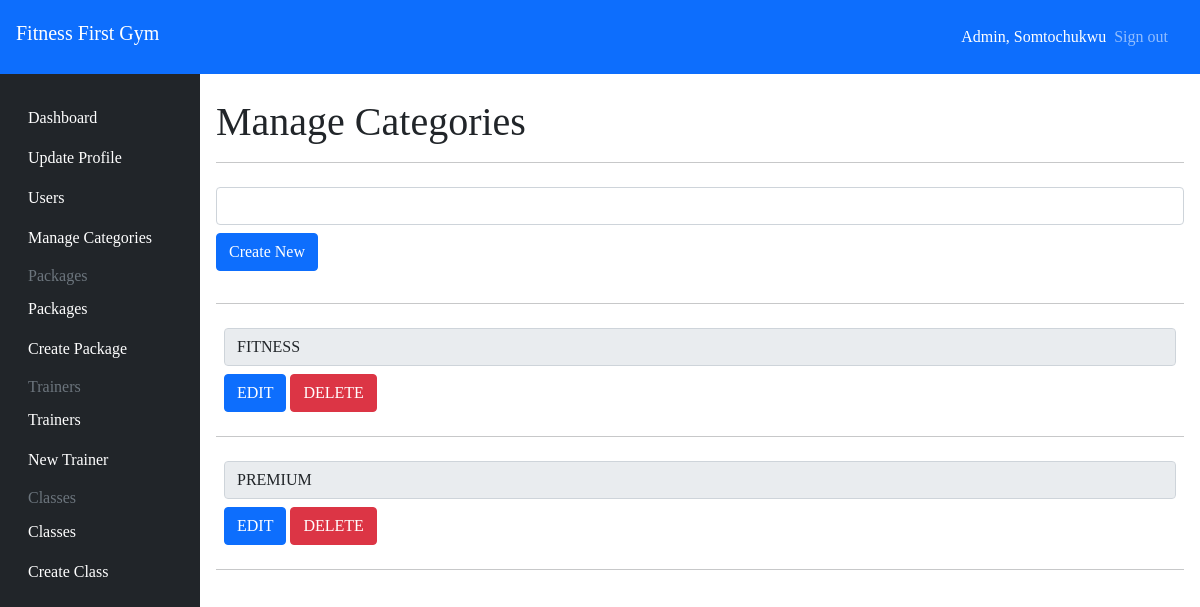
The app's page /admin/categories (signed in), older data.
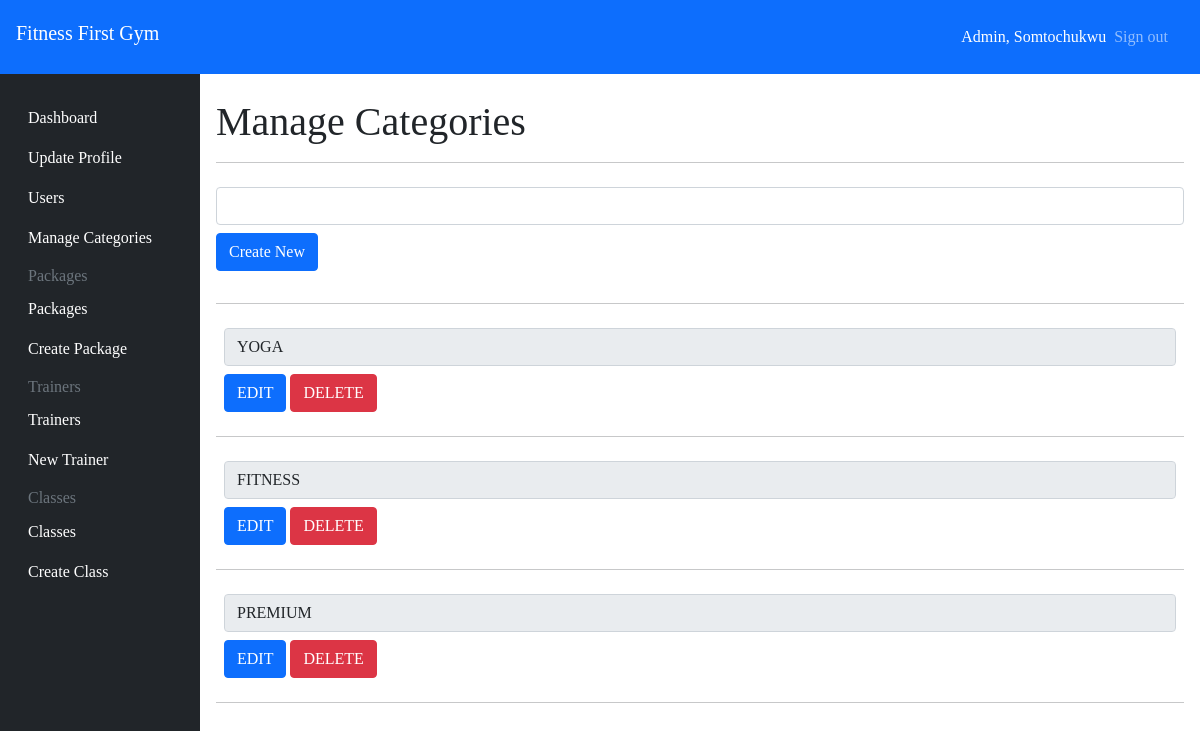
The same page, newer data.
### app/models/Package.py (models this page shows)
class Category(db.Model):
    id = db.Column(db.Integer, primary_key=True)
    name = db.Column(db.String(50), unique=True)

### app/admin_views.py (the view)
@app.route('/admin/categories', methods=['GET'])
@login_required
@authorize_request
def manage_categories():
   categories = Category.query.all()
   return render_template('pages/admin/category.html', categories=categories)

### app/admin_views.py (called while the page is built)
def authorize_request(view_func):
   @wraps(view_func)
   def wrapped_view(*args, **kwargs):
      try:
         if current_user.isAdmin:
               return view_func(*args, **kwargs)
         else:
            flash('Unauthorized')
            return redirect('/')
      except Exception as error:
         return render_template('pages/error/500.html', error=error)
   return wrapped_view

### app/models/__init__.py (called while the page is built)
@login_manager.user_loader
def load_user(id):
    return User.query.get(id)

### app/templates/pages/admin/category.html (shortened to what this page needs)
{% extends "components/admin_base.html" %}  {% block content %}
<h1 class="my-2">Manage Categories</h1>
<hr />
<form action="/admin/category/new" method="post" class="my-4">
    <div class="form-group">
        <input type="text" id="name" name="name" class="form-control" minlength="4" required />
    </div>
    <button class="btn btn-primary my-2">Create New</button>
</form>
<hr />
<div class="d-flex-col" container>
    {% for category in categories %}
    <form method="post" action="/admin/category/edit/{{category.id}}" class="d-flex-col justify-end rounded-4 rounded-top rounded-bottom my-2 p-2" form-cates>
        <input type="text" class="form-control" value="{{category.name}}" id="name" name="name" cate-name readonly />
        <div class="mt-2">
            <button type="button" class="btn btn-primary" edit-btn>EDIT</button>
            <a href="/admin/category/delete/{{category.id}}" class="btn btn-danger">DELETE</a>
        </div>
    </form>
    <hr>
    {% endfor %}
</div>
{% endblock %}

Row changes from the older to the newer data that the page shows:
added Category: name "YOGA"
